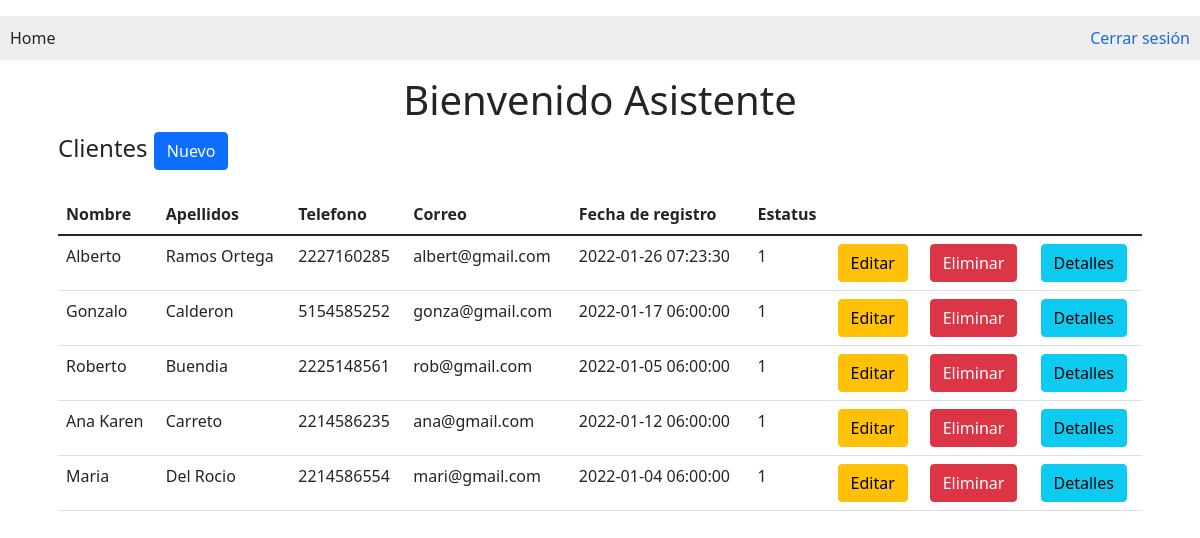
Page / (signed in) on the committed database.
### tables this page shows
CREATE TABLE `usuarios` (
  `id_usuario` int(11) NOT NULL,
  `nombre` varchar(200) NOT NULL,
  `apellidos` varchar(200) NOT NULL,
  `correo` varchar(200) NOT NULL,
  `usuario` varchar(200) NOT NULL,
  `password` varchar(200) NOT NULL,
  `tipo` int(11) NOT NULL COMMENT '1. Administrador, 2. Asistente',
  `estatus` tinyint(3) NOT NULL DEFAULT 1
);

CREATE TABLE `clientes` (
  `id_cliente` int(11) NOT NULL,
  `nombre` varchar(200) DEFAULT NULL,
  `apellidos` varchar(200) DEFAULT NULL,
  `telefono` varchar(100) NOT NULL,
  `correo` varchar(150) DEFAULT NULL,
  `fecha_registro` timestamp NOT NULL DEFAULT current_timestamp(),
  `estatus` tinyint(3) NOT NULL DEFAULT 1
);

### includes/user.php (called while the page is built, shortened)
<?php
include 'db.php';
class User extends DB{
    private $nombre;
    public function setUser($user){
        $query = $this->connect()->prepare('SELECT * FROM usuarios WHERE correo = :user');
        $query->execute(['user' => $user]);
        foreach ($query as $currentUser) {
            $this->nombre = $currentUser['nombre'];
        }
    }
    public function getNombre(){
        return $this->nombre;
    }
}
?>

### includes/db.php (called while the page is built)
<?php
class DB{
    private $host;
    private $db;
    private $user;
    private $password;
    private $charset;
    public function __construct(){
        $this->host     = 'localhost';
        $this->db       = 'prueba_desarrollo';
        $this->user     = 'root';
        $this->password = "";
        $this->charset  = 'utf8';
    }
    function connect(){
        try{
            $connection = "mysql:host=" . $this->host . ";dbname=" . $this->db . ";charset=" . $this->charset;
            $options = [
                PDO::ATTR_ERRMODE            => PDO::ERRMODE_EXCEPTION,
                PDO::ATTR_EMULATE_PREPARES   => false,
            ];
            $pdo = new PDO($connection, $this->user, $this->password, $options);
            return $pdo;
        }catch(PDOException $e){
            print_r('Error connection: ' . $e->getMessage());
        }
    }
}
?>

### vistas/home.php (the view, shortened to what this page needs)
<?php
    $db = new DB();
    $CNX = $db->connect();
    $comand = $CNX->prepare("SELECT id_cliente, nombre, apellidos, telefono, correo, fecha_registro, estatus FROM clientes ORDER BY id_cliente ASC");
    $comand->execute();
    $result = $comand->fetchAll(PDO::FETCH_ASSOC);
?>
<!DOCTYPE html>
<html lang="en">
<head>
    <link rel="stylesheet" href="main.css">
    <link href="https://cdn.jsdelivr.net/npm/bootstrap@5.1.3/dist/css/bootstrap.min.css" rel="stylesheet">
</head>
<body class="py-3">
    <div id="menu">
        <ul>
            <li>Home</li>
            <li class="cerrar-sesion"><a href="includes/logout.php">Cerrar sesión</a></li>
        </ul>
    </div>
    <main class="container contenedor">
        <div class="p-3 rounded">
            <section>
                <h1 class="center">Bienvenido <?php echo $user->getNombre();  ?></h1>
            </section>
            <div class="row">
                <div class="col-12">
                    <h4>Clientes
                        <a href="vistas/nuevo.php" class="btn btn-primary float-right">Nuevo</a>
                    </h4>
                </div>
            </div>
            <div class="row py-3">
                <div class="col">
                    <table class="table table-border">
                        <thead>
                            <tr>
                                <th>Nombre</th>
                                <th>Apellidos</th>
                                <th>Telefono</th>
                                <th>Correo</th>
                                <th>Fecha de registro</th>
                                <th>Estatus</th>
                                <th></th>
                                <th></th>
                            </tr>
                        </thead>
                        <tbody>
                            <?php
                            foreach ($result as $row) {
                            ?>
                                <tr>
                                    <td><?php echo $row['nombre']; ?></td>
                                    <td><?php echo $row['apellidos']; ?></td>
                                    <td><?php echo $row['telefono']; ?></td>
                                    <td><?php echo $row['correo']; ?></td>
                                    <td><?php echo $row['fecha_registro']; ?></td>
                                    <td><?php echo $row['estatus']; ?></td>
                                    <td><a href="vistas/editar.php?id_cliente=<?php echo $row['id_cliente']; ?>" class="btn btn-warning">Editar</a></td>
                                    <td><a href="vistas/eliminar.php?id_cliente=<?php echo $row['id_cliente']; ?>" class="btn btn-danger">Eliminar</a></td>
                                    <td><a href="vistas/detalles.php?id_cliente=<?php echo $row['id_cliente']; ?>" class="btn btn-info">Detalles</a></td>
                                </tr>
                            <?php } ?>
                        </tbody>
                    </table>
                </div>
            </div>
        </div>
    </main>
</body>
</html>

### main.css (style rules this page uses)
body { font-family: Arial, Helvetica, sans-serif; }
.center { text-align: center; }
#menu { background-color: #eee; padding: 10px; }
#menu ul { margin: 0; padding: 0; list-style: none; display: inline-block; width: 100%; }
#menu ul li { display: inline; }
#menu ul li a { color: #1E69E3; text-decoration: none; }
.cerrar-sesion { float: right; }

### rows in the picture
usuarios: nombre "Asistente"
clientes: nombre "Alberto", apellidos "Ramos Ortega", telefono "2227160285", correo "albert@gmail.com", fecha_registro "2022-01-26 07:23:30", estatus "1"
clientes: nombre "Gonzalo", apellidos "Calderon", telefono "5154585252", correo "gonza@gmail.com", fecha_registro "2022-01-17 06:00:00", estatus "1"
clientes: nombre "Roberto", apellidos "Buendia", telefono "2225148561", correo "rob@gmail.com", fecha_registro "2022-01-05 06:00:00", estatus "1"
clientes: nombre "Ana Karen", apellidos "Carreto", telefono "2214586235", correo "ana@gmail.com", fecha_registro "2022-01-12 06:00:00", estatus "1"
clientes: nombre "Maria", apellidos "Del Rocio", telefono "2214586554", correo "mari@gmail.com", fecha_registro "2022-01-04 06:00:00", estatus "1"
